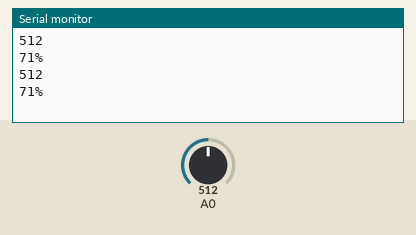
This sketch was run on a simulated Arduino Uno, built with avr-gcc and run on an emulated ATmega328P. On the bench: the last lines printed to the serial monitor. The inputs (shaded band) are chosen by the test bench; at power-on: A0 = 512.

Above: at 1.8 s.
1.9 s: A0 set to 716
At 2.5 s:
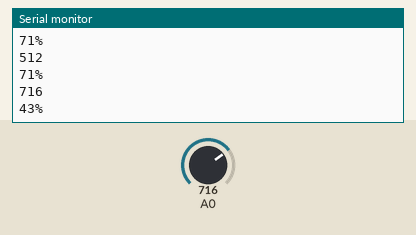
3.4 s: A0 set to 900
At 4.8 s:
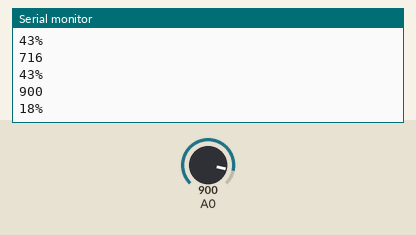
Timing chart, 0 to 6.4 s (numbered marks = the images above; inputs shaded):
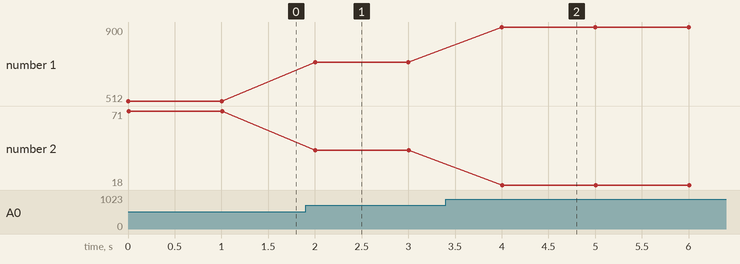

Measured:
- after the input at 1.9 s, the serial monitor: prints a new line after 0.10 s (image 1)
- after the input at 3.4 s, the serial monitor: prints a new line after 0.60 s (image 2)
- plotted number 1: 512 → 716 after the input at 1.9 s, 716 → 900 after the input at 3.4 s
- plotted number 2: 71 → 43 after the input at 1.9 s, 43 → 18 after the input at 3.4 s

The sketch:

hygro_read.ino
```cpp
// define humidity variable to hold the final value
int humidity = 0;

void setup() {
 Serial.begin(9600);
}
void loop() {
 // read soil moisture from sensor
 int sensorValue = analogRead(A0);

 /* constraint function will limit the values we get so we can work better with map
 * since I only need values in the bottom limit of 300, will make it the outer limit and 1023 the other limit
 */
 sensorValue = constrain (sensorValue, 300,1023);
 // print the values returned by the sensor
 Serial.println(sensorValue);
 // create a map with the values
 // You can think we have the 100% to 300 and 0 % to 1023 wrong, but no !
 // 300 - or 100 % - is the target value for moisture value in the soil
 // 0% of humidity - or moisture - is when the soil is dry
 humidity = map (sensorValue, 300, 1023, 100, 0);
 Serial.print (humidity);
 Serial.println ("%");
 delay(1000); //collecting values between seconds
 }
```
